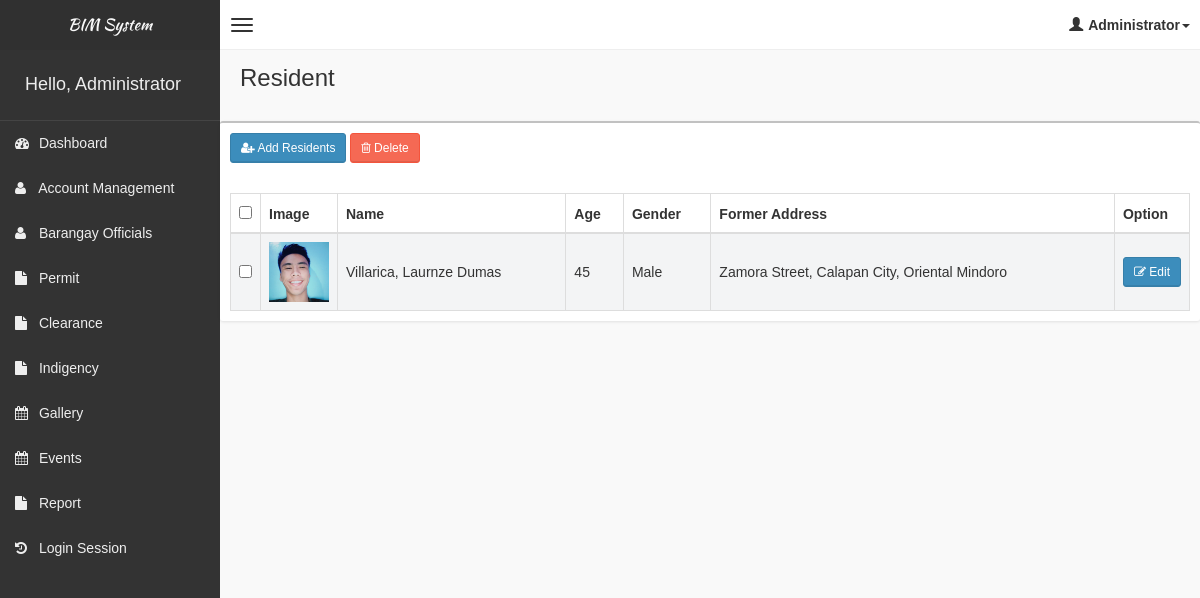
Screenshot of /pages/resident/resident.php (signed in) with the database file from the repository.
### tables this page shows
CREATE TABLE `tblresident` (
  `id` int(11) NOT NULL,
  `lname` varchar(20) NOT NULL,
  `fname` varchar(20) NOT NULL,
  `mname` varchar(20) NOT NULL,
  `bdate` varchar(20) NOT NULL,
  `bplace` text NOT NULL,
  `age` int(11) NOT NULL,
  `barangay` varchar(120) NOT NULL,
  `zone` varchar(5) NOT NULL,
  `totalhousehold` int(5) NOT NULL,
  `differentlyabledperson` varchar(100) NOT NULL,
  `relationtohead` varchar(50) NOT NULL,
  `maritalstatus` varchar(50) NOT NULL,
  `bloodtype` varchar(10) NOT NULL,
  `civilstatus` varchar(20) NOT NULL,
  `occupation` varchar(100) NOT NULL,
  `monthlyincome` int(12) NOT NULL,
  `householdnum` int(11) NOT NULL,
  `lengthofstay` int(11) NOT NULL,
  `religion` varchar(50) NOT NULL,
  `nationality` varchar(50) NOT NULL,
  `gender` varchar(6) NOT NULL,
  `skills` text NOT NULL,
  `igpitID` int(11) NOT NULL,
  `philhealthNo` int(12) NOT NULL,
  `highestEducationalAttainment` varchar(50) NOT NULL,
  `houseOwnershipStatus` varchar(50) NOT NULL,
  `landOwnershipStatus` varchar(20) NOT NULL,
  `dwellingtype` varchar(20) NOT NULL,
  `waterUsage` varchar(20) NOT NULL,
  `lightningFacilities` varchar(20) NOT NULL,
  `sanitaryToilet` varchar(20) NOT NULL,
  `formerAddress` text NOT NULL,
  `remarks` text NOT NULL,
  `image` text NOT NULL,
  `username` varchar(50) NOT NULL,
  `password` varchar(50) NOT NULL
);

### pages/resident/resident.php (shortened to what this page needs)
<!DOCTYPE html>
<html>
    <?php
    if(!isset($_SESSION['role']))
    {
        header("Location: ../../login.php");
    }
    else
    {
    include('../head_css.php'); ?>
    <body class="skin-black">
        <?php
        include "../connection.php";
        ?>
        <?php include('../header.php'); ?>
        <div class="wrapper row-offcanvas row-offcanvas-left">
            <?php include('../sidebar-left.php'); ?>
            <aside class="right-side">
                <section class="content-header">
                    <h1>
                        Resident
                    </h1>
                </section>
                <?php
                if(!isset($_GET['resident']))
                {
                ?>
                <section class="content">
                    <div class="row">
                            <div class="box">
                                <div class="box-header">
                                    <div style="padding:10px;">
                                        <button class="btn btn-primary btn-sm" data-toggle="modal" data-target="#addCourseModal"><i class="fa fa-user-plus" aria-hidden="true"></i> Add Residents</button>
                                        <?php
                                            if(!isset($_SESSION['staff']))
                                            {
                                        ?>
                                        <button class="btn btn-danger btn-sm" data-toggle="modal" data-target="#deleteModal"><i class="fa fa-trash-o" aria-hidden="true"></i> Delete</button>
                                        <?php
                                            }
                                        ?>
                                    </div>
                                </div>
                                <div class="box-body table-responsive">
                                <form method="post"  enctype="multipart/form-data">
                                    <table id="table" class="table table-bordered table-striped">
                                        <thead>
                                            <tr>
                                                <?php
                                                    if(!isset($_SESSION['staff']))
                                                    {
                                                ?>
                                                <th style="width: 20px !important;"><input type="checkbox" name="chk_delete[]" class="cbxMain" onchange="checkMain(this)"/></th>
                                                <?php
                                                    }
                                                ?>
                                                <th>Image</th>
                                                <th>Name</th>
                                                <th>Age</th>
                                                <th>Gender</th>
                                                <th>Former Address</th>
                                                <th style="width: 40px !important;">Option</th>
                                            </tr>
                                        </thead>
                                        <tbody>
                                            <?php
                                            if(!isset($_SESSION['staff']))
                                            {
                                                $squery = mysqli_query($con, "SELECT zone,id,CONCAT(lname, ', ', fname, ' ', mname) as cname, age, gender, formerAddress, image FROM tblresident order by zone");
                                                while($row = mysqli_fetch_array($squery))
                                                {
                                                    echo '
                                                    <tr>
                                                        <td><input type="checkbox" name="chk_delete[]" class="chk_delete" value="'.$row['id'].'" /></td>
                                                        <td style="width:70px;"><image src="image/'.basename($row['image']).'" style="width:60px;height:60px;"/></td>
                                                        <td>'.$row['cname'].'</td>
                                                        <td>'.$row['age'].'</td>
                                                        <td>'.$row['gender'].'</td>
                                                        <td>'.$row['formerAddress'].'</td>
                                                        <td><button class="btn btn-primary btn-sm" data-target="#editModal'.$row['id'].'" data-toggle="modal"><i class="fa fa-pencil-square-o" aria-hidden="true"></i> Edit</button></td>
                                                    </tr>
                                                    ';
                                                }
                                            }
                                            ?>
                                        </tbody>
                                    </table>
                                    </form>
                                </div>
                            </div>
                    </div>
                </section>
                <?php
                }
                ?>
            </aside>
        </div>
        <?php }
        include "../footer.php"; ?>
    </body>
</html>

### css/AdminLTE.css (style rules this page uses)
html, body { overflow-x: hidden!important; font-family: 'Source Sans Pro', sans-serif; -webkit-font-smoothing: antialiased; min-height: 100%; background: #f9f9f9; }
.wrapper { min-height: 100%; }
.wrapper:before, .wrapper:after { display: table; content: " "; }
.wrapper:after { clear: both; }
.right-side, .left-side { min-height: 100%; display: block; }
.right-side { background-color: #f9f9f9; margin-left: 220px; }
.content { padding: 20px 15px; background: #f9f9f9; }
h1, h2, h3, h4, h5, h6, .h1, .h2, .h3, .h4, .h5, .h6 { font-family: 'Source Sans Pro', sans-serif; }
img { max-width: 100%important; }
.table-striped > tbody > tr:nth-child(odd) > td, .table-striped > tbody > tr:nth-child(odd) > th { background-color: #f3f4f5; }
.right-side > .content-header { position: relative; padding: 15px 15px 10px 20px; }
.right-side > .content-header > h1 { margin: 0; font-size: 24px; }
.box { position: relative; background: #ffffff; border-top: 2px solid #c1c1c1; margin-bottom: 20px; -webkit-border-radius: 3px; -moz-border-radius: 3px; border-radius: 3px; width: 100%; box-shadow: 0px 1px 3px rgba(0, 0, 0, 0.1); }
.box .box-header { position: relative; -webkit-border-top-left-radius: 3px; -webkit-border-top-right-radius: 3px; -webkit-border-bottom-right-radius: 0; -webkit-border-bottom-left-radius: 0; -moz-border-radius-topleft: 3px; -moz-border-radius-topright: 3px; -moz-border-radius-bottomright: 0; -moz-border-radius-bottomleft: 0; border-top-left-radius: 3px; border-top-right-radius: 3px; border-bottom-right-radius: 0; border-bottom-left-radius: 0; border-bottom: 0px solid #f4f4f4; color: #444; padding-bottom: 10px; }
.box .box-header:before, .box .box-header:after { display: table; content: " "; }
.box .box-header:after { clear: both; }
.box .box-body { padding: 10px; -webkit-border-top-left-radius: 0; -webkit-border-top-right-radius: 0; -webkit-border-bottom-right-radius: 3px; -webkit-border-bottom-left-radius: 3px; -moz-border-radius-topleft: 0; -moz-border-radius-topright: 0; -moz-border-radius-bottomright: 3px; -moz-border-radius-bottomleft: 3px; border-top-left-radius: 0; border-top-right-radius: 0; border-bottom-right-radius: 3px; border-bottom-left-radius: 3px; }
.box .box-body .table { margin-bottom: 0; }
.btn { font-weight: 500; -webkit-border-radius: 3px; -moz-border-radius: 3px; border-radius: 3px; border: 1px solid transparent; -webkit-box-shadow: inset 0px -2px 0px 0px rgba(0, 0, 0, 0.09); -moz-box-shadow: inset 0px -2px 0px 0px rgba(0, 0, 0, 0.09); box-shadow: inset 0px -1px 0px 0px rgba(0, 0, 0, 0.09); }
.btn.btn-primary { background-color: #3c8dbc; border-color: #367fa9; }
.btn.btn-danger { background-color: #f56954; border-color: #f4543c; }
.btn.btn-sm { font-size: 12px; }
.skin-black .right-side > .content-header { background: transparent; box-shadow: none; }

### rows the page displays
tblresident: image (picture), cname "Villarica, Laurnze Dumas", age "45", gender "Male", formerAddress "Zamora Street, Calapan City, Oriental Mindoro"

### other values shown
$_SESSION['role'] "Administrator"
